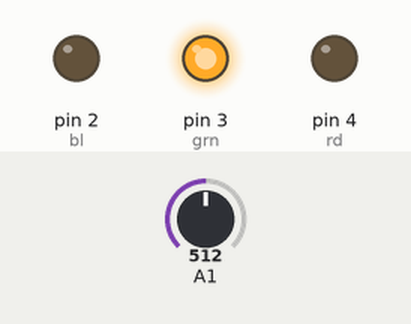
Simulated run of this sketch. Board: Arduino Uno, built with avr-gcc and run on an emulated ATmega328P. Shown: output pins drawn as LEDs (lit = HIGH). The inputs (shaded band) are chosen by the test bench; at power-on: A1 = 512.

Above: at 1.2 s.
1.3 s: A1 set to 689
2.8 s: A1 set to 717
At 3.9 s:
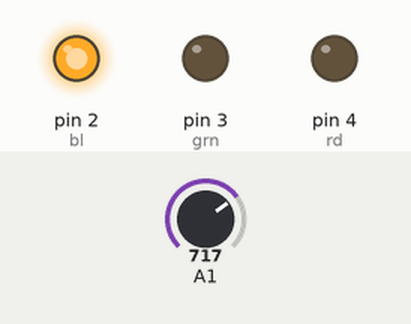
4.3 s: A1 set to 306
At 5.1 s:
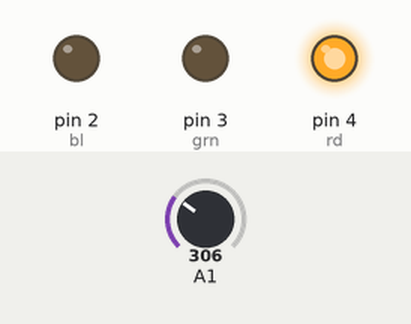
5.8 s: A1 set to 387
7.3 s: A1 set to 413
At 8.5 s:
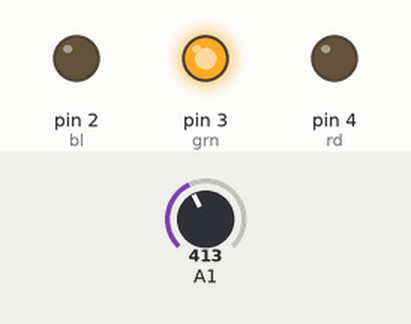
8.8 s: A1 set to 122
At 9.7 s:
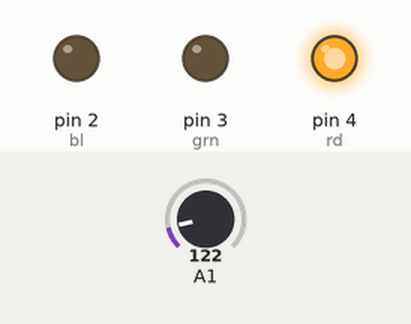
Timing chart, 0 to 11.3 s (numbered marks = the images above; inputs shaded):
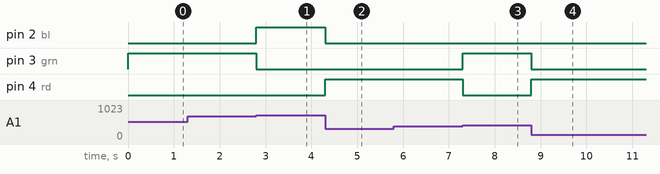

Measured:
- the behaviour switches between 699 and 700 on A1 (found by bisection; images 0 and 1)
- the behaviour switches between 399 and 400 on A1 (found by bisection; images 2 and 3)
- after the input at 1.3 s, every drawn part: stays the same
- after the input at 2.8 s, pin 2 (bl): LOW → HIGH at once; pin 3 (grn): HIGH → LOW at once
- after the input at 4.3 s, pin 2 (bl): HIGH → LOW at once; pin 4 (rd): LOW → HIGH at once
- after the input at 5.8 s, every drawn part: stays the same
- after the input at 7.3 s, pin 3 (grn): LOW → HIGH at once; pin 4 (rd): HIGH → LOW at once
- after the input at 8.8 s, pin 3 (grn): HIGH → LOW at once; pin 4 (rd): LOW → HIGH at once

The sketch:

colorset.ino
```cpp
int lastValue = 0;
int rd = 4;
int grn = 3;
int bl = 2;

void setup() {
  Serial.begin(9600);
  pinMode(rd, OUTPUT);
  pinMode(grn, OUTPUT);
  pinMode(bl, OUTPUT);
}

void loop() {
  int value = (int) (analogRead(1) / 100);
  if(value <= 3) {
    digitalWrite(rd, HIGH);
    digitalWrite(grn, LOW);
    digitalWrite(bl, LOW);
  } else if(value <= 6) {
    digitalWrite(rd, LOW);
    digitalWrite(grn, HIGH);
    digitalWrite(bl, LOW);
  } else {
    digitalWrite(rd, LOW);
    digitalWrite(grn, LOW);
    digitalWrite(bl, HIGH);
  }
}
```
